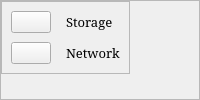
                  <widget class="QFrame" name="ListButton">
                   <property name="frameShape">
                    <enum>QFrame::StyledPanel</enum>
                   </property>
                   <property name="frameShadow">
                    <enum>QFrame::Raised</enum>
                   </property>
                   <layout class="QHBoxLayout" name="horizontalLayout_10">
                    <property name="leftMargin">
                     <number>0</number>
                    </property>
                    <property name="topMargin">
                     <number>0</number>
                    </property>
                    <property name="rightMargin">
                     <number>0</number>
                    </property>
                    <item alignment="Qt::AlignLeft|Qt::AlignTop">
                     <widget class="QFrame" name="frame_4">
                      <property name="frameShape">
                       <enum>QFrame::StyledPanel</enum>
                      </property>
                      <property name="frameShadow">
                       <enum>QFrame::Raised</enum>
                      </property>
                      <layout class="QGridLayout" name="gridLayout">
                       <property name="horizontalSpacing">
                        <number>15</number>
                       </property>
                       <property name="verticalSpacing">
                        <number>9</number>
                       </property>
                       <item row="1" column="0" alignment="Qt::AlignLeft">
                        <widget class="QPushButton" name="network_btn">
                         <property name="text">
                          <string/>
                         </property>
                         <property name="icon">
                          <iconset resource="../static/res.qrc">
                           <normaloff>:/newPrefix/icons/icons/feather/wifi.svg</normaloff>:/newPrefix/icons/icons/feather/wifi.svg</iconset>
                         </property>
                         <property name="iconSize">
                          <size>
                           <width>32</width>
                           <height>32</height>
                          </size>
                         </property>
                        </widget>
                       </item>
                       <item row="0" column="1">
                        <widget class="QLabel" name="label_4">
                         <property name="font">
                          <font>
                           <family>Constantia</family>
                           <pointsize>10</pointsize>
                          </font>
                         </property>
                         <property name="text">
                          <string>Storage</string>
                         </property>
                        </widget>
                       </item>
                       <item row="0" column="0" alignment="Qt::AlignLeft">
                        <widget class="QPushButton" name="storage_btn">
                         <property name="text">
                          <string/>
                         </property>
                         <property name="icon">
                          <iconset resource="../static/res.qrc">
                           <normaloff>:/newPrefix/icons/icons/feather/disc.svg</normaloff>:/newPrefix/icons/icons/feather/disc.svg</iconset>
                         </property>
                         <property name="iconSize">
                          <size>
                           <width>32</width>
                           <height>32</height>
                          </size>
                         </property>
                        </widget>
                       </item>
                       <item row="1" column="1">
                        <widget class="QLabel" name="label_6">
                         <property name="font">
                          <font>
                           <family>Constantia</family>
                           <pointsize>10</pointsize>
                          </font>
                         </property>
                         <property name="text">
                          <string>Network</string>
                         </property>
                        </widget>
                       </item>
                      </layout>
                     </widget>
                    </item>
                   </layout>
                  </widget>
